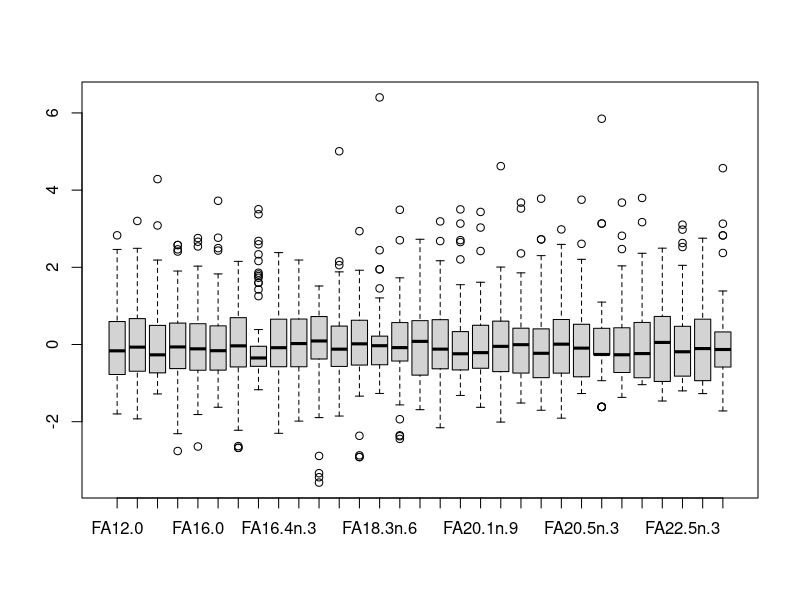
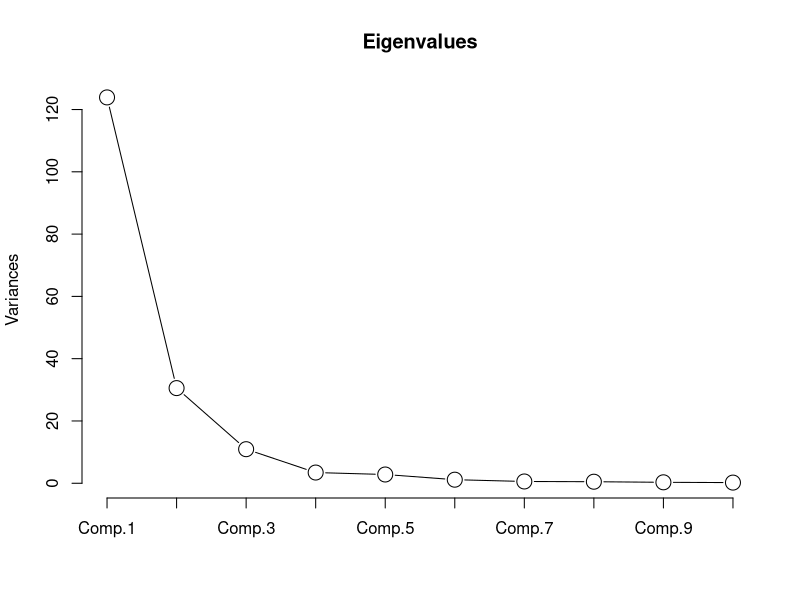
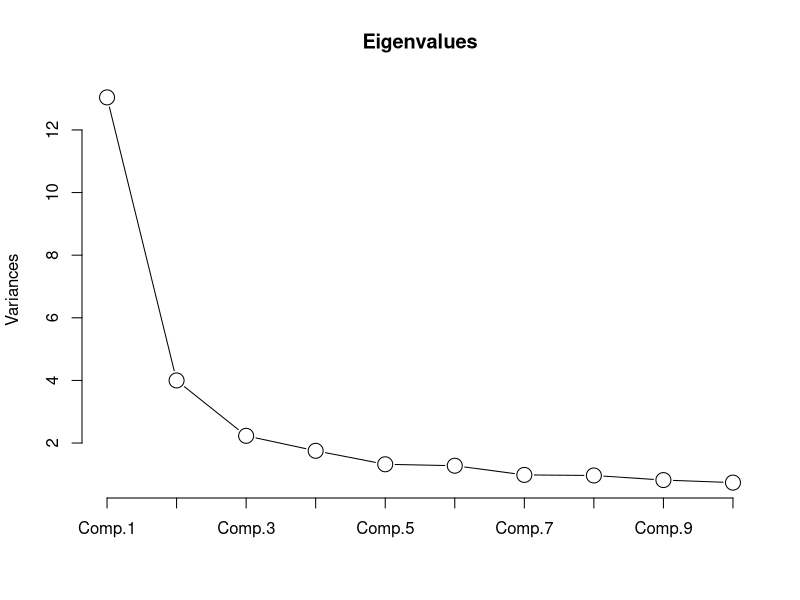
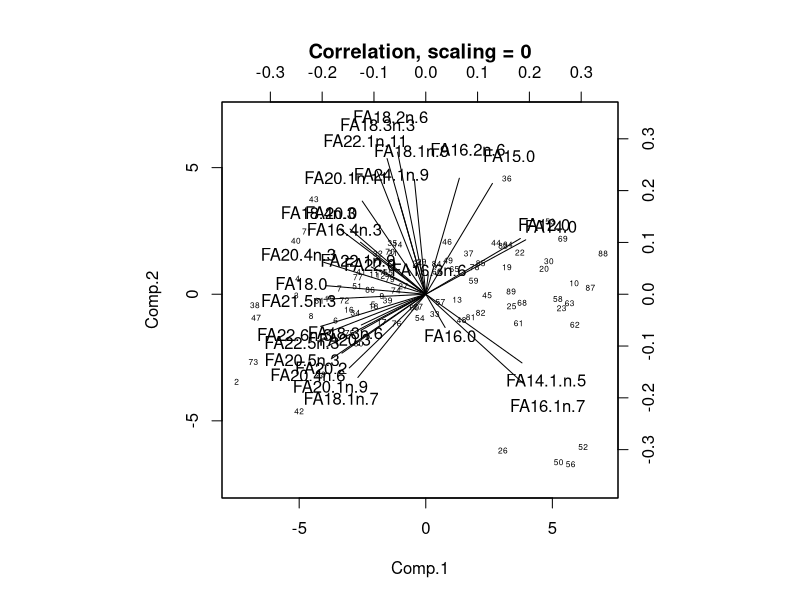

Reproduce these figures in R, in order.
#    R code for: Chapter 29 in:
#    Analysing Ecological Data. (2007). Zuur, Ieno and Smith. Springer, 680p.

#    This program is free software; you can redistribute it and/or modify
#    it under the terms of the GNU General Public License as published by
#    the Free Software Foundation; either version 2 of the License, or
#    (at your option) any later version.
#
#    This program is distributed in the hope that it will be useful, 
#    but WITHOUT ANY WARRANTY; without even the implied warranty of
#    MERCHANTABILITY or FITNESS FOR A PARTICULAR PURPOSE.  See the
#    GNU General Public License for more details.

#    This file was produced by Nelly Chizhikova and Alain Zuur
#    (highstat@highstat.com)



setwd("D:\\applicat\\HighlandStatistics\\Book\\R\\RChapter29\\")




Dolphins <- read.table("ScottishDolphins.txt", header = T, sep = "\t")





#      Figure 29.2
boxplot(as.data.frame(apply(Dolphins, MARGIN = 2, FUN = function(x) 
                            {(x-mean(x))/sd(x)})))





#      Covariance-based PCA (no transformation of the data)
cov_PCA <- princomp(Dolphins, cor = F)

#First two PC represent 88% of the total data variation
#see cumulative proportion:
summary(cov_PCA)
#Screeplot:
screeplot(cov_PCA, npcs = 10, main = "Eigenvalues", type = "l", cex = 2)




# Interpretation of PCs.  
# Loadings for PCs are ordered according to absolute value
# First PC:
ord <- order(abs(cov_PCA$loadings[, 1]), decreasing = T)
cov_PCA$loadings[ord, 1]

# Second PC:
ord2 <- order(abs(cov_PCA$loadings[, 2]), decreasing = T)
cov_PCA$loadings[ord2, 2]





#      Correlation-based PCA (the data are normalised)
cor_PCA <- princomp(Dolphins, cor = T)




#       Table 29.1
CumProp <- 0
for (i in 1:10) {
cat(paste("Axis", i, sep = ""), "\t", 
    "eig", round(cor_PCA$sdev[i]^2, 3), "\t",  
    "CumProp", round(CumProp <- CumProp+cor_PCA$sdev[i]^2/ 
                     sum(cor_PCA$sdev^2), 2), "\n")
}




#        Figure 29.3
screeplot(cor_PCA, npcs = 10, main = "Eigenvalues", type = "l", cex = 2)




# First normalisation Sum_z(c^2) = 1. First PC loadings. 
cor_PCA$loadings[, 1]
# Second normalisation Sum_z(c^2) = Var(Z). First PC loadings. 
cor_PCA$loadings[, 1]*cor_PCA$sdev[1]
# Third normalisation Var(c_z) = 1. First PC loadings. 
cor_PCA$loadings[, 1]/cor_PCA$sdev[1]




#       Table 29.2
round(cor_PCA$loadings[, 1:2], 2)




#      Figure 29.4
biplot(cor_PCA, choices = 1:2, scale = 0, main = "Correlation, scaling = 0", 
       cex = c(0.5, 1), col = 1, arrow.len = 0)




#The SCoTLASS calculations were carried out by Dr. Trendafilov. Please
#contact him directly for software code.

